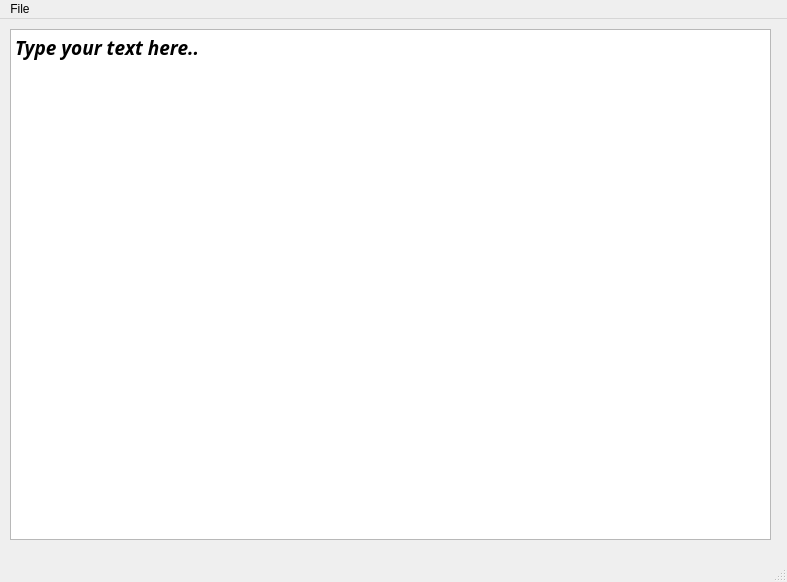
<?xml version="1.0" encoding="UTF-8"?>
<ui version="4.0">
 <class>MainWindow</class>
 <widget class="QMainWindow" name="MainWindow">
  <property name="geometry">
   <rect>
    <x>0</x>
    <y>0</y>
    <width>787</width>
    <height>582</height>
   </rect>
  </property>
  <property name="minimumSize">
   <size>
    <width>787</width>
    <height>582</height>
   </size>
  </property>
  <property name="maximumSize">
   <size>
    <width>787</width>
    <height>582</height>
   </size>
  </property>
  <property name="windowTitle">
   <string>SimplePad</string>
  </property>
  <property name="styleSheet">
   <string notr="true"/>
  </property>
  <widget class="QWidget" name="centralwidget">
   <widget class="QPlainTextEdit" name="editor">
    <property name="geometry">
     <rect>
      <x>10</x>
      <y>10</y>
      <width>761</width>
      <height>511</height>
     </rect>
    </property>
    <property name="font">
     <font>
      <family>Purisa</family>
      <pointsize>14</pointsize>
      <weight>75</weight>
      <italic>true</italic>
      <bold>true</bold>
     </font>
    </property>
    <property name="styleSheet">
     <string notr="true">background-image: url(./data/Essay-Writing.png);
opacity: 0.5;
</string>
    </property>
    <property name="plainText">
     <string>Type your text here..</string>
    </property>
   </widget>
  </widget>
  <widget class="QMenuBar" name="menubar">
   <property name="geometry">
    <rect>
     <x>0</x>
     <y>0</y>
     <width>787</width>
     <height>29</height>
    </rect>
   </property>
   <widget class="QMenu" name="menuFile">
    <property name="title">
     <string>File</string>
    </property>
    <addaction name="actionNew"/>
    <addaction name="actionSave"/>
    <addaction name="actionSaveAs"/>
   </widget>
   <addaction name="menuFile"/>
  </widget>
  <widget class="QStatusBar" name="statusbar"/>
  <action name="actionNew">
   <property name="text">
    <string>New</string>
   </property>
   <property name="statusTip">
    <string>Create new file</string>
   </property>
   <property name="shortcut">
    <string>Ctrl+N</string>
   </property>
  </action>
  <action name="actionSave">
   <property name="text">
    <string>Save</string>
   </property>
   <property name="shortcut">
    <string>Ctrl+S</string>
   </property>
  </action>
  <action name="actionSaveAs">
   <property name="text">
    <string>SaveAs</string>
   </property>
   <property name="shortcut">
    <string>Ctrl+Alt+S</string>
   </property>
  </action>
  <action name="actionCut">
   <property name="text">
    <string>Cut</string>
   </property>
   <property name="shortcut">
    <string>Ctrl+X</string>
   </property>
  </action>
  <action name="actionCopy">
   <property name="text">
    <string>Copy</string>
   </property>
   <property name="shortcut">
    <string>Ctrl+C</string>
   </property>
  </action>
  <action name="actionPaste">
   <property name="text">
    <string>Paste</string>
   </property>
   <property name="shortcut">
    <string>Ctrl+N</string>
   </property>
  </action>
 </widget>
 <resources/>
 <connections/>
</ui>
